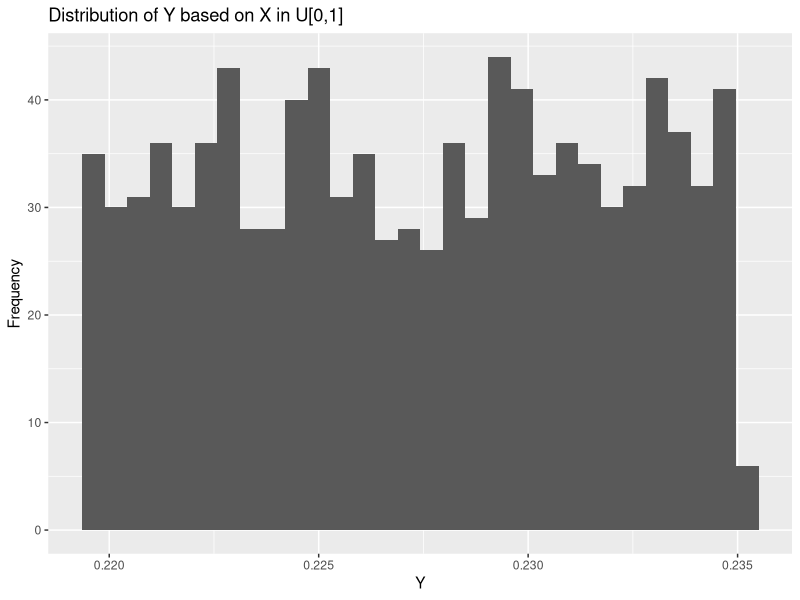

R code for this plot:
## ---- chunk 1
knitr::opts_chunk$set(echo = TRUE)
library(ggplot2)
## ---- chunk 2
M = 17
3^seq(1:M - 1) %% 17
4^seq(1:M - 1) %% 17
5^seq(1:M - 1) %% 17
## ---- chunk 3
n <- 10
x <- runif(n)
z <- qpois(x, 1)
## ---- chunk 4
n <- 1000
cdf <- function (y) 1 / (1 + exp(-y))

# analytical derivative of PDF
pdf <- function(y) exp(-y) / (1 + exp(-y))^2

# compute first derivative programmatically for PDF
computed.pdf <- D(expression(1 / (1 + exp(-y))), "y")

x <- runif(n)
y <- cdf(x)
y1 <- pdf(y)
y2 <- eval(computed.pdf)

assertthat::are_equal(y1,y2)
## ---- chunk 5
qplot(y2, geom = "histogram", xlab = "Y", ylab = "Frequency") + ggtitle("Distribution of Y based on X in U[0,1]")
